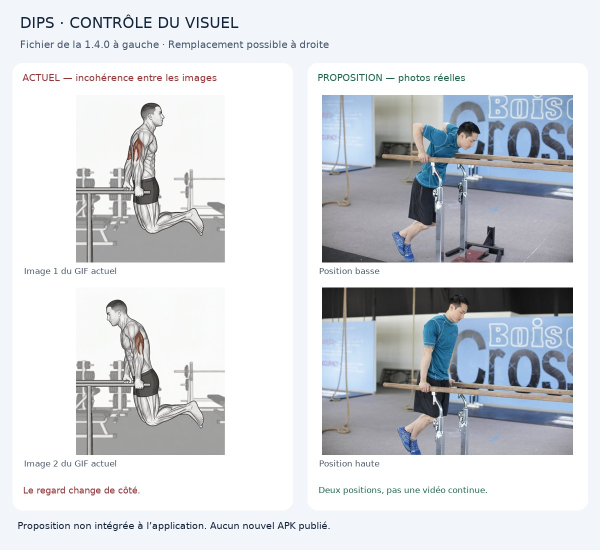
#> input picture evolution/media/review/dips-comparaison.jpg, 1200 x 1100 px (shown at 1/2 size)
$ python -i make-proposal-gifs.py   (imports and definitions only)
#> lines starting #> are read from the running program, lines starting #| are printed output that depends on the picture
#> `sheet = Image.new('RGB', (W, H), 'white'); d = ImageDraw.Draw(sheet)`: sheet: PIL image 790x60 RGB; every value is 255
#> further down, picture is the input picture: PIL image 1200x1100 RGB; mean R, G, B 212.7, 215.7, 219.9
#!/usr/bin/env python3
"""Turn a two-panel proposal drawing (start | end) into a 2-frame GIF in the library format
(650 ms per frame, longest side 440 px, white background), plus a labelled review sheet.
PYTHONPATH=.cache/image-tools python3 evolution/media/review/make-proposal-gifs.py"""
from PIL import Image, ImageDraw, ImageFont
import json, pathlib, sys
root = pathlib.Path(__file__).resolve().parents[3]
raw = root / '.cache/proposals/raw'
out = root / 'evolution/media/assets/proposals'
# [1 line not run here, left out]
LOT_FILE = pathlib.Path(sys.argv[1]) if len(sys.argv) > 1 else root / 'evolution/media/review/proposals-lot1.json'
# [1 line that did not run here, left out]

def split_panels(im):
    g = im.convert('L'); w, h = g.size; px = g.load()
#> after `g = im.convert('L')`:
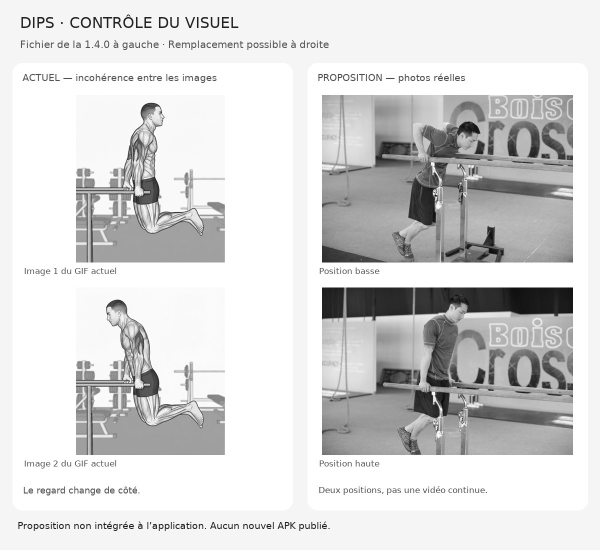
#> g: PIL image 1200x1100 L (shown at 1/2 size); min 2, max 255, mean 215.3
#> after `w, h = g.size`: w = 1200; h = 1100
    # columns that are almost entirely white in the middle band = the gap between panels
    white = []
    for x in range(int(w * 0.3), int(w * 0.7)):
        col = sum(1 for y in range(0, h, 3) if px[x, y] > 240)
        white.append((x, col / (h / 3)))
#> this loop made 480 passes
#> col on passes 1 to 3: 290, 288, 288
#> after the loop, white = 480 pairs, first value 360 to 839, second value 0.346 to 1
    gap = [x for x, r in white if r > 0.97]
#> gap = 188 values from 450 to 643
    if not gap:
        raise SystemExit('no white gap found')
    # take the widest contiguous run
    runs, start, prev = [], gap[0], gap[0]
#> runs = []; start = 450; prev = 450
    for x in gap[1:]:
        if x != prev + 1: runs.append((start, prev)); start = x
        prev = x
#> this loop made 187 passes
#> (x, start, prev) on pass 12: (465, 465, 465)
#> start on pass 186: 642
#> after the loop, runs = [(450, 461), (465, 638)]
    runs.append((start, prev)); a, b = max(runs, key=lambda r: r[1] - r[0])
#> after `a, b = max(runs, key=lambda r: r[1] - r[0])`: a = 465; b = 638
    return im.crop((0, 0, a, h)), im.crop((b + 1, 0, w, h))

def frame(panel, size):
    p = panel.convert('RGB'); p.thumbnail(size)
    bg = Image.new('RGB', size, 'white'); bg.paste(p, ((size[0] - p.width) // 2, (size[1] - p.height) // 2)); return bg

def make(entry):
    im = Image.open(raw / entry['source']).convert('RGB')
    left, right = split_panels(im)
    # common canvas: keep the panel aspect (both panels share the generator height)
    ratio = left.width / left.height
    size = (440, round(440 / ratio)) if ratio >= 1 else (round(440 * ratio), 440)
    frames = [frame(left, size), frame(right, size)]
    target = out / entry['file']
    frames[0].save(target, save_all=True, append_images=frames[1:], duration=650, loop=0, optimize=False)
    return frames, size

font = ImageFont.truetype('/usr/share/fonts/truetype/dejavu/DejaVuSans-Bold.ttf', 15)
small = ImageFont.truetype('/usr/share/fonts/truetype/dejavu/DejaVuSans.ttf', 12)
rows = []
# [4 lines not run here, left out]
cell = 300; W = 40 + cell * 2 + 30 + 120; rowh = cell + 70; H = 60 + rowh * len(rows)
sheet = Image.new('RGB', (W, H), 'white'); d = ImageDraw.Draw(sheet)
# [13 lines not run here, left out]

>>> from PIL import Image
>>> picture = Image.open('dips-comparaison.jpg')
>>> result = split_panels(picture)

$ run again, on evolution/media/review/french-press-comparison.jpg
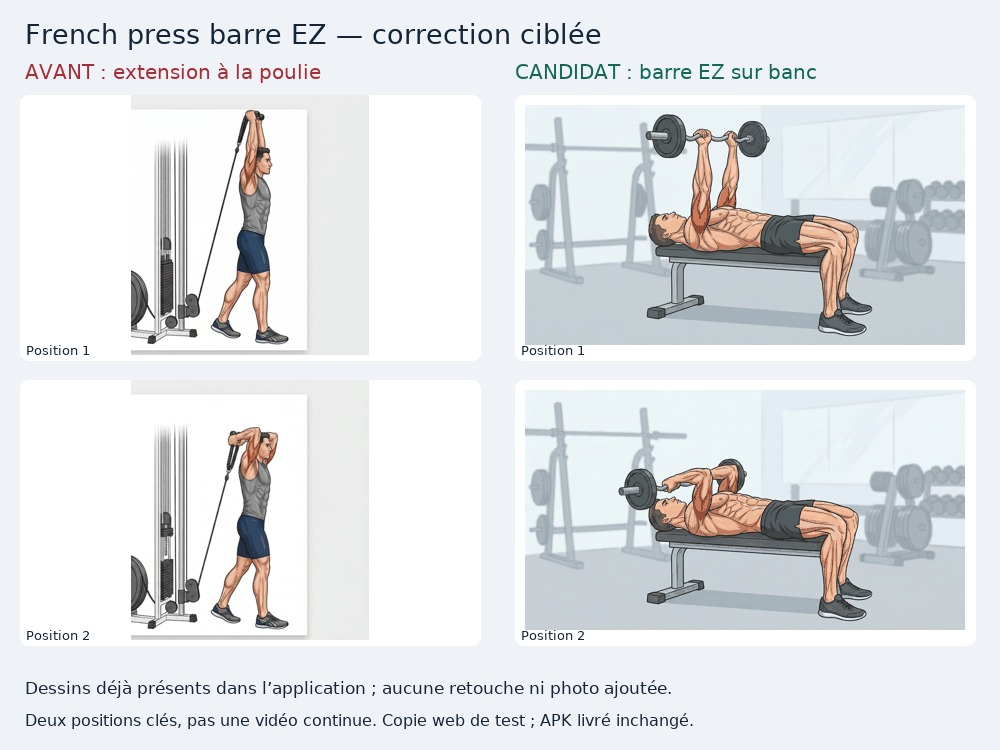
#> input picture evolution/media/review/french-press-comparison.jpg, 1000 x 750 px
#> sheet: PIL image 790x60 RGB; every value is 255
#> picture is the input picture: PIL image 1000x750 RGB; mean R, G, B 225.7, 227.7, 230
#> in split_panels, `g = im.convert('L')`:
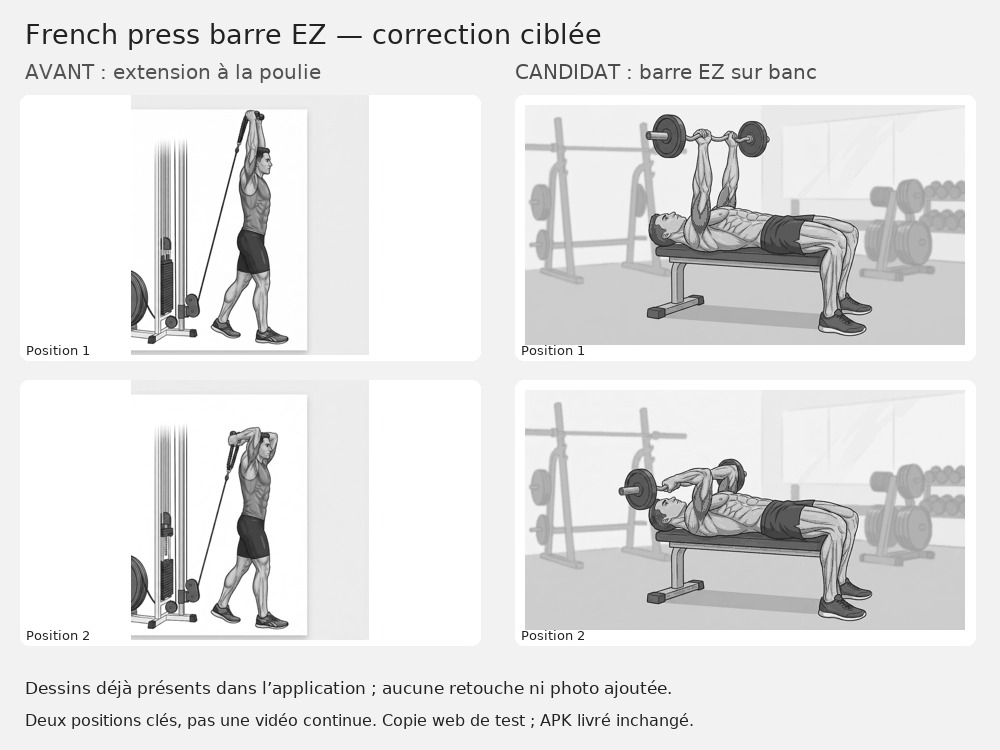
#> g: PIL image 1000x750 L; min 14, max 255, mean 227.5
#> the loop in split_panels, `for x in range(int(w * 0.3), int(w * 0.7)):` made 400 passes
#> col on passes 1 to 3: 221, 225, 226
#> after the loop in split_panels, `for x in range(int(w * 0.3), int(w * 0.7)):`: white = 400 pairs, first value 300 to 699, second value 0.236 to 0.988
#> gap = 41 values from 369 to 520
#> in split_panels, `runs, start, prev = [], gap[0], gap[0]`: runs = []; start = 369
#> the loop in split_panels, `for x in gap[1:]:` made 40 passes
#> (x, start, prev) on passes 3, 4, 7, 9, 11, 12, 13, 14: (375, 375, 375), (377, 377, 377), (381, 381, 381), (386, 386, 386), (392, 392, 392), (398, 398, 398), (412, 412, 412), (416, 416, 416)
#> after the loop in split_panels, `for x in gap[1:]:`: runs = 26 pairs, first value 369 to 513, second value 371 to 514
#> a = 369; b = 371
